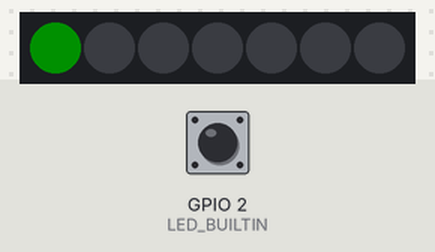
Bench run of a sketch on a simulated ESP8266 (NodeMCU). Parts: 7 RGB LEDs in strip order, left to right. Inputs (shaded band) come from the test bench; at power-on: GPIO 2 (LED_BUILTIN) HIGH. Dim RGB values are drawn brighter than linear; WiFi joins after 1.5 s; servers stay silent unless stated; the ROS host is connected and sends only what is stated.

Above: at 1.51 s.
At 2.31 s:
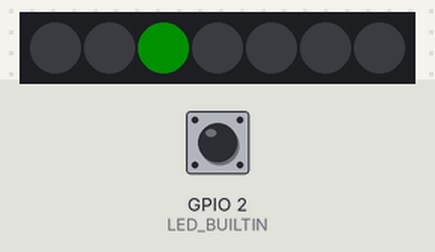
At 3.2 s:
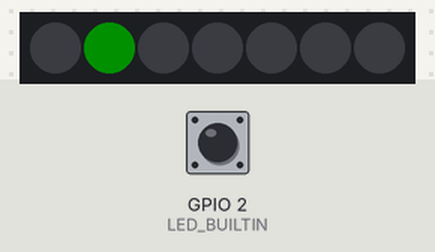
Timing chart, 0 to 4.8 s (numbered marks = the images above):
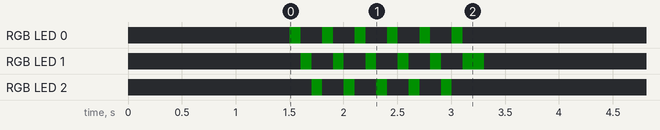

The sketch:

neopixel_test.ino
```cpp
 /************************************************************************
 *  H E R O   N E O   P I X E L   T E S T
 ************************************************************************
 *
 * Paulo Rezeck <rezeck@dcc.ufmg.br>
 * Mauricio Ferrari <mauferrari@dcc.ufmg.br>
 * Hector Azpurua <hectorxxx@gmail.com>
 *
 * HeRo Project
 * Computer Vision and Robotics Lab
 * Federal University of Minas Gerais - Brazil
 ************************************************************************/
/* ROS Library */
#define ROSSERIAL_ARDUINO_TCP
#include <ros.h>
#include <sensor_msgs/LaserScan.h>
#include <std_msgs/ColorRGBA.h>
#include <tf/tf.h>
#include <tf/transform_broadcaster.h>

#include <ESP8266WiFi.h>

#include <NeoPixelBus.h>
#include <NeoPixelBrightnessBus.h>
#define colorSaturation 255

const uint16_t PixelCount = 7; // this example assumes 4 pixels, making it smaller will cause a failure
NeoPixelBrightnessBus<NeoGrbFeature, NeoEsp8266Uart1800KbpsMethod> strip(PixelCount);
RgbColor red(colorSaturation, 0, 0);
RgbColor green(0, colorSaturation, 0);
RgbColor black(0, 0, 0);

#define HERO_ID "5"

/* Timer */
double timer, log_timer, rate = 10;

/* Wifi setup */
IPAddress ROS_MASTER_ADDRESS(10, 42, 0, 1); // ros master ip
char* WIFI_SSID = "hero_network"; // network name
char* WIFI_PASSWD = "s3cr3tp4ss"; // network password

/* ROS Setup */
String hero_name;
/* ROS Node Instaciatation */
ros::NodeHandle nh;

/* LED callback */
void led_callback(const std_msgs::ColorRGBA& msg);
String led_topic;
ros::Subscriber<std_msgs::ColorRGBA> *led_sub;

char buf [100];

/* Setup */
void setup() {
  /* Connect the ESP8266 the the wifi AP */
  WiFi.begin(WIFI_SSID, WIFI_PASSWD);
  while (WiFi.status() != WL_CONNECTED) delay(500);

  Serial.begin(115200);

  /* Start ROS communication module */
  uint16_t ROS_MASTER_PORT = 11411;
  nh.getHardware()->setConnection(ROS_MASTER_ADDRESS, ROS_MASTER_PORT);

  /* Setup laser publisher */
  hero_name = String("/hero_") + String(HERO_ID);

  led_topic = hero_name + String("/led");
  led_sub = new ros::Subscriber<std_msgs::ColorRGBA>(led_topic.c_str(), led_callback);

  /* Starting ros node */
  nh.initNode();

  /* Address Subscribers */
  nh.subscribe(*led_sub);

  /* Setup complete esp LED message */
  // this resets all the neopixels to an off state
  strip.Begin();
  strip.Show();
  for(int i = 0; i <= PixelCount; i++){
    strip.SetPixelColor(i, black);
  }
  strip.SetBrightness(64);
  strip.Show();

  //pinMode(LED_BUILTIN, OUTPUT);
  for(int i = 0; i <= PixelCount * 6; i++){
    digitalWrite(LED_BUILTIN, !digitalRead(LED_BUILTIN));
    if (i % 8 > 2) continue;
      strip.SetPixelColor(i % 8, green);
    strip.SetBrightness(16);
    strip.Show();
    delay(100);
    strip.SetPixelColor(i % 8, black);
  }
  strip.Show();

  /* ROS LOG */
  sprintf(buf,"\33[96m[%s] Hero test mode - NeoPixel Test! \33[0m", hero_name.c_str());
  nh.loginfo(buf);
}


/************************************************************************
 * M A I N  L O 0 P
 ************************************************************************/
void loop() {
    /* ROS INFOS */
    if ((millis() - log_timer) > 3000){
      log_timer = millis();
      sprintf(buf,"\33[96m[%s] Conected at time %d\33[0m", hero_name.c_str(), millis());
      nh.loginfo(buf);
    }

    /* ROS Loop */
    if (millis() - timer > 1000.0/rate){
      timer = millis();
      nh.spinOnce();

    }
}

void led_callback(const std_msgs::ColorRGBA& msg){
  //strip.Begin();
  //delay(50);
  RgbColor color(msg.r * 255, msg.g * 255, msg.b * 255);
  for(int i = 0; i <= PixelCount; i++){
    //digitalWrite(LED_BUILTIN, !digitalRead(LED_BUILTIN));
    strip.SetPixelColor(i, color);
  }
  strip.SetBrightness(msg.a * 255);
  strip.Show();
}
```
